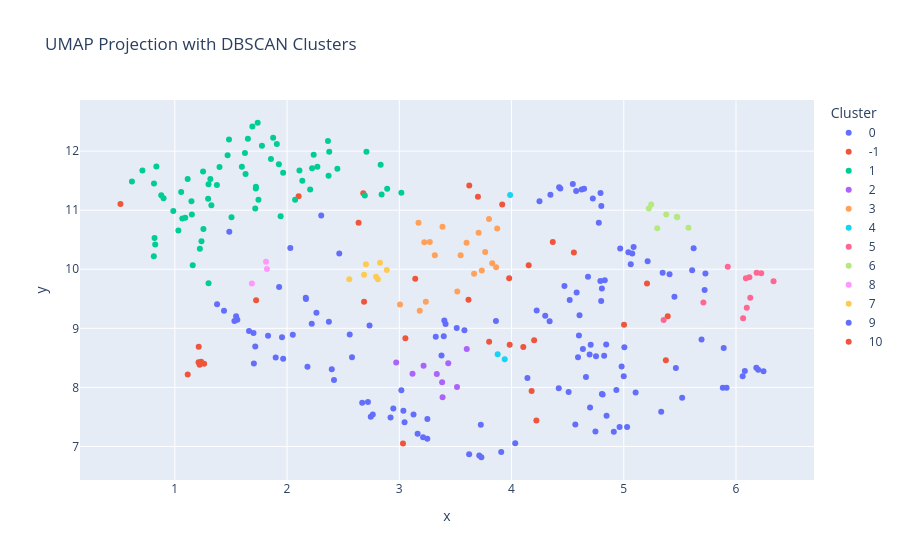

Write notebook code for a chart like this one.
### Code cell
# Add the 2D UMAP coordinates to the DataFrame
tradeoff_df['x'] = embeddings_2d[:, 0]
tradeoff_df['y'] = embeddings_2d[:, 1]

fig = px.scatter(
    tradeoff_df,
    x='x',
    y='y',
    color=tradeoff_df['cluster'].astype(str),
    hover_data={'x': False, 'y': False, 'name': True, 'paper_id':True, 'cluster': True},
    title='UMAP Projection with DBSCAN Clusters',
    labels={'color': 'Cluster'},
)

# Display the plot
fig.show()

### Figure 1 — Plotly figure (JSON) as saved in the notebook; plotly's stock layout.template omitted (floating-point values rounded to 4 significant figures; data arrays with more than 128 entries replaced by an {"elided": "..."} marker saying what was removed)
{"data": [{"customdata": {"elided": "130x3 mixed values"}, "hovertemplate": "Cluster=0<br>name=%{customdata[0]}<br>paper_id=%{customdata[1]}<br>cluster=%{customdata[2]}<extra></extra>", "legendgroup": "0", "marker": {"color": "#636efa", "symbol": "circle"}, "mode": "markers", "name": "0", "orientation": "v", "showlegend": true, "type": "scatter", "x": {"elided": "130 float values"}, "xaxis": "x", "y": {"elided": "130 float values"}, "yaxis": "y"}, {"customdata": [["Scale vs. accessibility and reproducibility", 0, -1], ["Generative capabilities vs. misuse and safety", 0, -1], ["Model scale and capability vs. environmental impact", 0, -1], ["Transparency/Reproducibility versus Selective Reporting and Code Opacity", 5, -1], ["Integration of consumer wearables into care vs risk of exacerbating health inequalities and limited representativeness", 16, -1], ["Power of AI analytics vs infancy, need for standardization and validation", 16, -1], ["Costly / disruptive air-quality interventions vs need for robust evidence", 24, -1], ["Increasing staffing vs. organizational adaptation (qualification‑oriented work organization)", 32, -1], ["Source identification (bots/organizations/power users) vs noisy or promotional content", 34, -1], ["Transparency/Reproducibility vs Proprietary Restrictions", 35, -1], ["Store autonomy and community-led action vs need for broader government intervention", 39, -1], ["Built Environment Variation (Modern masonry MWHs vs Older/Dilapidated) influencing uptake", 40, -1], ["Using national datasets vs local system amendment", 41, -1], ["Free-text usefulness vs risk of containing identifiable information", 41, -1], ["Usability/Feature Richness vs User Digital Literacy and Burden", 45, -1], ["Relative advantage vs Poor usability / data quality", 49, -1], ["Data quality & trust vs Clinical decision-making and adoption", 49, -1], ["Predictive/alert systems utility vs healthcare capacity and actionability", 50, -1], ["Timeliness / real‑time signals vs. representativeness and reliability of alternative sources", 68, -1], ["Multi-site acquisition variability vs. building a large representative dataset", 73, -1], ["Speed of study initiation vs patient and public involvement", 74, -1], ["Limited, heterogeneous administrative and media data vs need for robust evidence to inform policy and resource allocation", 75, -1], ["Access to disability supports (via relaxed diagnostic pathways and NDIS inclusion) vs diagnostic specificity and scheme sustainability", 77, -1], ["Data source and diagnostic-practice changes (ascertainment) vs accurate prevalence estimation and interpretation", 77, -1], ["Privacy and confidentiality vs linkage to post-test care", 85, -1], ["Absence of in-person counseling/support vs confidentiality of self-testing", 85, -1], ["Collecting patient-reported outcomes/experience vs declining participant capacity to consent and self-report over time", 95, -1]], "hovertemplate": "Cluster=-1<br>name=%{customdata[0]}<br>paper_id=%{customdata[1]}<br>cluster=%{customdata[2]}<extra></extra>", "legendgroup": "-1", "marker": {"color": "#EF553B", "symbol": "circle"}, "mode": "markers", "name": "-1", "orientation": "v", "showlegend": true, "type": "scatter", "x": [3.979, 4.222, 4.153, 3.033, 3.917, 3.701, 3.142, 4.179, 3.054, 0.5158, 1.724, 4.201, 5.002, 2.103, 4.368, 4.556, 5.207, 3.617, 3.8, 5.375, 2.686, 5.392, 3.984, 4.105, 2.679, 2.637, 3.623], "xaxis": "x", "y": [9.848, 7.437, 10.07, 7.048, 11.1, 11.23, 9.839, 7.939, 8.83, 11.1, 9.477, 8.799, 9.062, 11.24, 10.46, 10.28, 9.76, 9.482, 8.773, 8.46, 9.449, 9.204, 8.721, 8.682, 11.29, 10.79, 11.42], "yaxis": "y"}, {"customdata": {"elided": "66x3 mixed values"}, "hovertemplate": "Cluster=1<br>name=%{customdata[0]}<br>paper_id=%{customdata[1]}<br>cluster=%{customdata[2]}<extra></extra>", "legendgroup": "1", "marker": {"color": "#00cc96", "symbol": "circle"}, "mode": "markers", "name": "1", "orientation": "v", "showlegend": true, "type": "scatter", "x": [0.6181, 2.111, 2.136, 1.375, 1.238, 1.398, 1.625, 1.965, 1.115, 2.693, 1.745, 1.722, 2.206, 1.471, 1.057, 1.857, 1.297, 1.3, 2.834, 2.892, 1.943, 1.717, 0.8145, 1.505, 1.148, 2.448, 1.909, 1.326, 2.842, 3.018, 2.072, 1.093, 0.8253, 1.16, 0.8197, 0.9865, 0.7114, 2.707, 1.223, 1.876, 1.691, 1.723, 1.651, 1.067, 1.597, 1.317, 1.152, 1.738, 1.483, 1.927, 2.27, 1.777, 1.301, 2.37, 0.879, 2.223, 2.237, 1.252, 0.8999, 1.255, 2.376, 1.63, 0.8358, 0.813, 1.032, 2.364], "xaxis": "x", "y": [11.49, 11.67, 11.5, 11.42, 10.47, 11.73, 11.97, 11.63, 11.53, 11.25, 11.18, 11.37, 11.35, 11.93, 11.31, 11.87, 11.2, 11.44, 11.77, 11.36, 10.9, 11.03, 11.45, 10.88, 11.15, 11.7, 12.12, 11.09, 11.26, 11.29, 11.18, 10.87, 10.42, 10.07, 10.53, 10.99, 11.67, 11.99, 10.35, 12.23, 12.42, 11.4, 12.21, 10.86, 11.73, 11.53, 10.93, 12.48, 12.2, 11.78, 11.74, 12.09, 9.764, 11.58, 11.25, 11.71, 11.94, 11.66, 11.2, 10.68, 11.99, 11.61, 11.74, 10.22, 10.65, 12.17], "yaxis": "y"}, {"customdata": [["Accuracy vs. Speed/Remote Data Collection (Reliability vs Rapid/Remote Sourcing)", 3, 2], ["Fairness / Bias in AI vs. Efficiency of Automated Allocation", 3, 2], ["Optimization vs Equity (Efficiency vs Fairness)", 8, 2], ["Efficiency (AICL time savings) vs automation/complacency bias and label reliability", 13, 2], ["Automation (NLP / intelligent eCRF completion) vs verification and accuracy", 14, 2], ["Maximizing speed (always-on automated sending) vs unnecessary processing and workflow burden without pre-filtering", 15, 2], ["Automation efficiency vs data completeness and local practices", 26, 2], ["Prioritising left-behind (equity) vs overall mean effectiveness", 60, 2], ["Adaptive efficiency (stopping rules) vs biased effect estimates", 60, 2]], "hovertemplate": "Cluster=2<br>name=%{customdata[0]}<br>paper_id=%{customdata[1]}<br>cluster=%{customdata[2]}<extra></extra>", "legendgroup": "2", "marker": {"color": "#ab63fa", "symbol": "circle"}, "mode": "markers", "name": "2", "orientation": "v", "showlegend": true, "type": "scatter", "x": [3.436, 3.334, 3.118, 3.514, 3.386, 3.601, 3.382, 2.972, 3.216], "xaxis": "x", "y": [8.41, 8.227, 8.233, 8.007, 7.831, 8.648, 8.085, 8.42, 8.365], "yaxis": "y"}, {"customdata": [["Digitalization vs Digital Inequity (Inclusion vs Technology Dependence)", 8, 3], ["Rapid AI innovation/adoption vs. ethical guidelines, regulation and addressing disparities", 11, 3], ["Scalability/efficiency of digital interventions vs. clinical quality and workforce readiness", 20, 3], ["Adoption & scaling of digital mental health vs. equitable uptake and user acceptance", 20, 3], ["Individual, naturalistic m-health delivery versus intervention adherence and feasibility", 31, 3], ["Regulation and REC capacity vs heterogeneity and evolving risks of biobanks", 37, 3], ["Less-frequent visits for stable clients vs maintaining treatment monitoring and quality", 42, 3], ["Task shifting to lay providers vs ensuring quality, supervision and sustainability", 42, 3], ["Decentralization and community distribution vs drug security and supply-chain capacity", 42, 3], ["Policy alignment and guidance vs local implementation and adaptation", 42, 3], ["Availability of routine viral load monitoring vs safe reduction of clinical contacts", 42, 3], ["Digital divide (health literacy & digital skills) vs Access to HIT benefits", 49, 3], ["Scalability and innovation vs digital divide, cultural fit and inequity", 50, 3], ["Rapid innovation and market proliferation vs lack of regulation, standardization and evidence", 50, 3], ["Low-cost SMS reminders vs accessibility/exclusion (phone ownership and poor vision)", 60, 3], ["Rapid shift to remote/technology-based service delivery vs the digital divide and necessity of face-to-face provision", 75, 3], ["Free/accessible distribution vs long-term sustainability", 85, 3], ["Intervention frequency (in-person visits) vs. cost and scalability", 86, 3], ["Traditional delivery vs. computerised/online delivery", 98, 3]], "hovertemplate": "Cluster=3<br>name=%{customdata[0]}<br>paper_id=%{customdata[1]}<br>cluster=%{customdata[2]}<extra></extra>", "legendgroup": "3", "marker": {"color": "#FFA15A", "symbol": "circle"}, "mode": "markers", "name": "3", "orientation": "v", "showlegend": true, "type": "scatter", "x": [3.546, 3.237, 3.828, 3.735, 3.8, 3.182, 3.385, 3.863, 3.272, 3.006, 3.171, 3.765, 3.666, 3.517, 3.872, 3.317, 3.223, 3.707, 3.599], "xaxis": "x", "y": [10.24, 9.45, 10.1, 9.979, 10.85, 9.299, 10.72, 10.03, 10.46, 9.402, 10.79, 10.29, 9.922, 9.624, 10.69, 10.24, 10.46, 10.62, 10.45], "yaxis": "y"}, {"customdata": [["Alert sensitivity (alarm fatigue) vs. patient safety", 9, 4], ["Screening sensitivity vs. specificity (threshold selection)", 12, 4], ["Physiologic sensitivity vs. specificity due to confounders (co-administered medications and pain)", 51, 4]], "hovertemplate": "Cluster=4<br>name=%{customdata[0]}<br>paper_id=%{customdata[1]}<br>cluster=%{customdata[2]}<extra></extra>", "legendgroup": "4", "marker": {"color": "#19d3f3", "symbol": "circle"}, "mode": "markers", "name": "4", "orientation": "v", "showlegend": true, "type": "scatter", "x": [3.876, 3.939, 3.987], "xaxis": "x", "y": [8.563, 8.476, 11.26], "yaxis": "y"}, {"customdata": [["Data quality (ecological variability) vs. naturalistic passive sensing", 12, 5], ["Crowdsourced diversity vs. label and data quality validation", 30, 5], ["Audio fidelity and ambient-noise realism vs. data usability/storage", 30, 5], ["Filtering non-cough recordings vs dataset inclusivity and robustness", 38, 5], ["Label plausibility (self-reported diagnoses) vs scale of crowdsourcing", 38, 5], ["Expert clinical validation vs label uncertainty for a novel pathology", 38, 5], ["Recording-device variability and background noise vs data usability", 38, 5], ["Utility of crowdsourced perceptions vs. human-judgment biases and data quality", 52, 5], ["National-scale forecasting vs. matching spatial scale for local accuracy", 52, 5], ["Ecological validity of emotion induction (lab video-audio stimuli) vs real on-road emotional responses", 81, 5], ["Ecological validity (in-the-wild collection) vs. data quality/artifact robustness", 99, 5]], "hovertemplate": "Cluster=5<br>name=%{customdata[0]}<br>paper_id=%{customdata[1]}<br>cluster=%{customdata[2]}<extra></extra>", "legendgroup": "5", "marker": {"color": "#FF6692", "symbol": "circle"}, "mode": "markers", "name": "5", "orientation": "v", "showlegend": true, "type": "scatter", "x": [5.927, 6.127, 6.184, 6.334, 6.096, 6.063, 6.225, 5.709, 5.355, 6.119, 6.088], "xaxis": "x", "y": [10.04, 9.517, 9.941, 9.796, 9.348, 9.171, 9.932, 9.435, 9.139, 9.862, 9.846], "yaxis": "y"}, {"customdata": [["Standardized/closed questionnaires vs need for individualized details", 22, 6], ["Completeness of External Questionnaires vs. EHR Practicality", 25, 6], ["Question-field (Q-q) vs Answer-field (Q-a) matching trade-off", 27, 6], ["Usefulness of satisfaction/self-report questionnaires vs. response bias and representativeness", 33, 6], ["Mode of administration: cost/practicality vs data quality and representativeness", 54, 6], ["Open (unprompted) vs closed (prompted) questions: comprehensiveness vs response contamination", 54, 6], ["Instrument length and item removal: brevity vs reliability/validity", 54, 6]], "hovertemplate": "Cluster=6<br>name=%{customdata[0]}<br>paper_id=%{customdata[1]}<br>cluster=%{customdata[2]}<extra></extra>", "legendgroup": "6", "marker": {"color": "#B6E880", "symbol": "circle"}, "mode": "markers", "name": "6", "orientation": "v", "showlegend": true, "type": "scatter", "x": [5.473, 5.298, 5.576, 5.244, 5.378, 5.476, 5.223], "xaxis": "x", "y": [10.89, 10.69, 10.7, 11.1, 10.93, 10.88, 11.03], "yaxis": "y"}, {"customdata": [["Providing participant feedback vs. avoiding confounding of measured behavior", 23, 8], ["Information provision (information-deficit model) vs paternalism and agency", 60, 8], ["Intervention fidelity vs contamination risk", 60, 8]], "hovertemplate": "Cluster=8<br>name=%{customdata[0]}<br>paper_id=%{customdata[1]}<br>cluster=%{customdata[2]}<extra></extra>", "legendgroup": "8", "marker": {"color": "#FF97FF", "symbol": "circle"}, "mode": "markers", "name": "8", "orientation": "v", "showlegend": true, "type": "scatter", "x": [1.813, 1.687, 1.821], "xaxis": "x", "y": [10.13, 9.76, 10.01], "yaxis": "y"}, {"customdata": [["COVID-19 pandemic disruptions to data collection vs need for study completeness and validity", 24, 7], ["In-person participatory engagement vs COVID-19 restrictions", 59, 7], ["Comprehensive public health measures (universal) vs financial/operational costs (and option for targeted measures)", 67, 7], ["Public health restrictions vs access to VAWC services", 75, 7], ["Reallocation of resources to infectious disease response vs maintaining violence prevention and response services", 75, 7], ["Depopulation for ASF control vs human/animal welfare and community trust", 87, 7], ["ASF control measures vs livelihoods and value chain economic impacts", 87, 7]], "hovertemplate": "Cluster=7<br>name=%{customdata[0]}<br>paper_id=%{customdata[1]}<br>cluster=%{customdata[2]}<extra></extra>", "legendgroup": "7", "marker": {"color": "#FECB52", "symbol": "circle"}, "mode": "markers", "name": "7", "orientation": "v", "showlegend": true, "type": "scatter", "x": [2.703, 2.554, 2.686, 2.829, 2.888, 2.793, 2.809], "xaxis": "x", "y": [10.08, 9.832, 9.906, 10.11, 9.987, 9.874, 9.83], "yaxis": "y"}, {"customdata": [["Top-down (political) governance vs Bottom-up (medical) governance", 72, 9], ["National/state governance vs Global internet and business governance", 72, 9], ["Self-governance (individual/quantified-self) vs Governance/control by institutions and markets", 72, 9]], "hovertemplate": "Cluster=9<br>name=%{customdata[0]}<br>paper_id=%{customdata[1]}<br>cluster=%{customdata[2]}<extra></extra>", "legendgroup": "9", "marker": {"color": "#636efa", "symbol": "circle"}, "mode": "markers", "name": "9", "orientation": "v", "showlegend": true, "type": "scatter", "x": [2.169, 2.167, 1.929], "xaxis": "x", "y": [9.496, 9.516, 9.7], "yaxis": "y"}, {"customdata": [["Multilingual/youth-friendly instructions vs misinterpretation and usability", 85, 10], ["Standard consent/communication practices vs. language and literacy accessibility", 92, 10], ["Language & cultural concordance vs standardized counseling", 96, 10], ["Non‑directive counseling vs culturally preferred provider‑driven decision‑making", 96, 10], ["Interpreters and translation practices vs direct language‑concordant care", 96, 10], ["Respecting cultural/religious beliefs vs addressing misperceptions and information gaps", 96, 10]], "hovertemplate": "Cluster=10<br>name=%{customdata[0]}<br>paper_id=%{customdata[1]}<br>cluster=%{customdata[2]}<extra></extra>", "legendgroup": "10", "marker": {"color": "#EF553B", "symbol": "circle"}, "mode": "markers", "name": "10", "orientation": "v", "showlegend": true, "type": "scatter", "x": [1.221, 1.261, 1.212, 1.235, 1.115, 1.213], "xaxis": "x", "y": [8.382, 8.399, 8.426, 8.434, 8.22, 8.686], "yaxis": "y"}], "layout": {"legend": {"title": {"text": "Cluster"}, "tracegroupgap": 0}, "title": {"text": "UMAP Projection with DBSCAN Clusters"}, "xaxis": {"anchor": "y", "domain": [0, 1], "title": {"text": "x"}}, "yaxis": {"anchor": "x", "domain": [0, 1], "title": {"text": "y"}}}}
